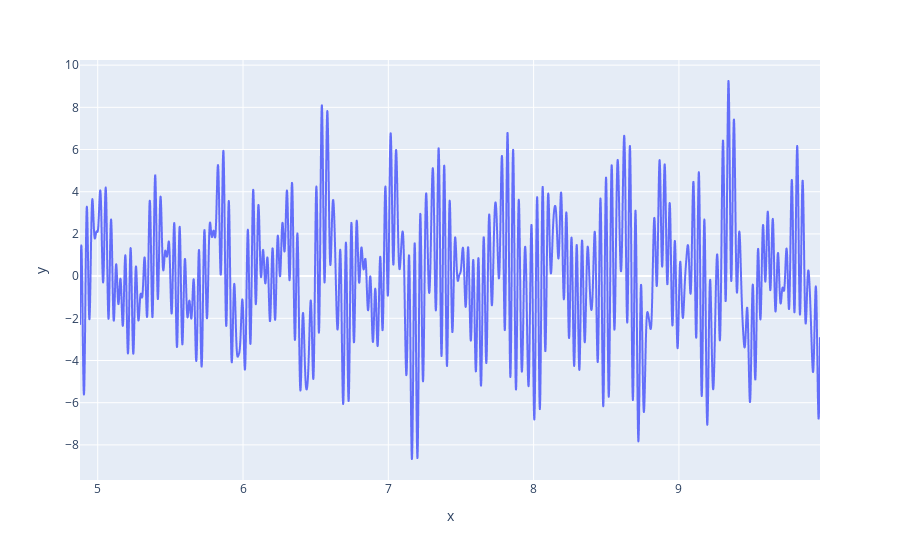

Notebook code for this chart:
### Code cell
fft_filter = FFTFilter(.75)
filtered_sig = fft_filter.filter(np.array([[sig]]))[0, 0]
px.line(x=time, y=filtered_sig)

### Figure 1 — Plotly figure (JSON) as saved in the notebook; plotly's stock layout.template omitted (floating-point values rounded to 4 significant figures; data arrays with more than 128 entries replaced by an {"elided": "..."} marker saying what was removed)
{"data": [{"hovertemplate": "x=%{x}<br>y=%{y}<extra></extra>", "legendgroup": "", "line": {"color": "#636efa", "dash": "solid"}, "marker": {"symbol": "circle"}, "mode": "lines", "name": "", "showlegend": false, "type": "scattergl", "x": {"elided": "5094 float values"}, "xaxis": "x", "y": {"elided": "5094 float values"}, "yaxis": "y"}], "layout": {"legend": {"tracegroupgap": 0}, "margin": {"t": 60}, "xaxis": {"anchor": "y", "domain": [0, 1], "title": {"text": "x"}}, "yaxis": {"anchor": "x", "domain": [0, 1], "title": {"text": "y"}}}}
